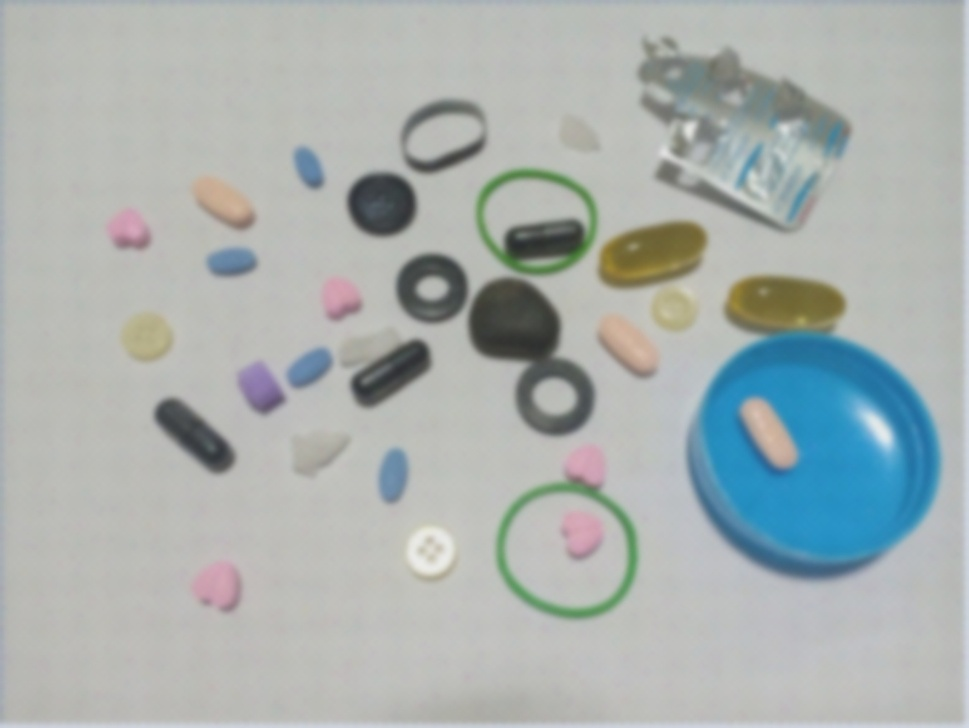
#> input picture midterm/mediBlue .jpg, 969 x 728 px, shrunk from 1348 x 1013 before the run, given in place of the camera
$ python test_room_020922.py
#> lines starting #> are read from the running program, lines starting #| are printed output that depends on the picture; after the words box and inside, x2 and y2 are one past the last pixel; in counts of white or black regions, pixels touching at a corner belong together
import cv2
import numpy as np

def main():
    vid = cv2.VideoCapture(0)

    while(True):

        ret, frame = vid.read()
#> frame is the input picture: shape (728, 969, 3); mean B, G, R 175.1, 176.6, 169.4
        hsv = cv2.cvtColor(frame, cv2.COLOR_BGR2HSV) # Convert to HSV
#> hsv: shape (728, 969, 3); mean H, S, V 53.8, 23.7, 181.1
        grey = cv2.cvtColor(frame, cv2.COLOR_BGR2GRAY) # Convert to grayscale color representation
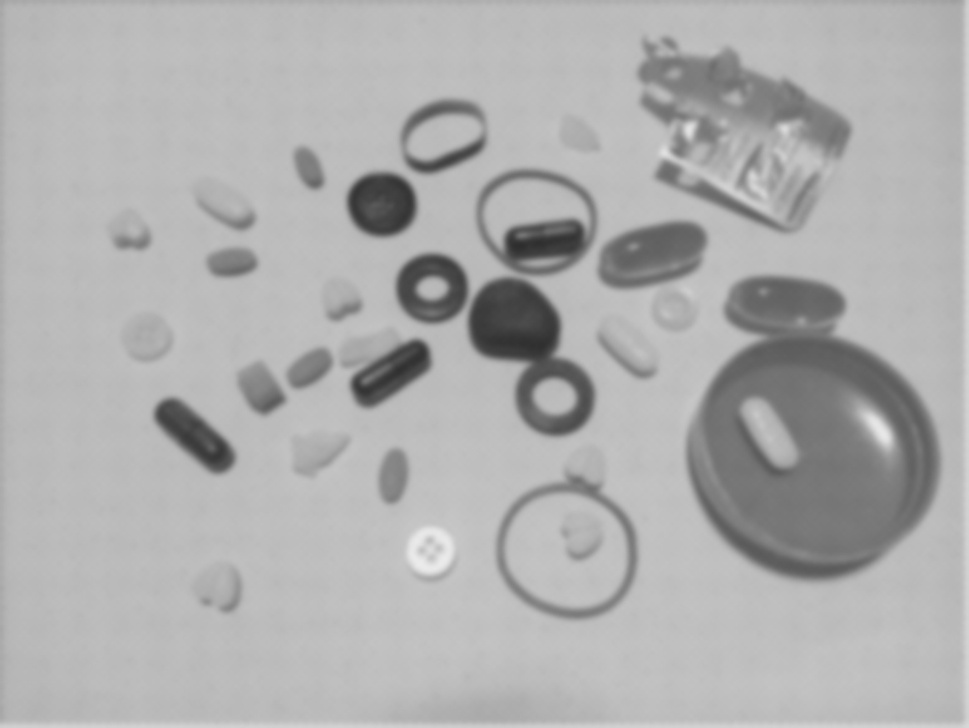
#> grey: shape (728, 969); min 45, max 236, mean 174.3

        mask_greensoft = cv2.inRange(hsv, (90, 10, 100), (105, 255, 255)) # Given a range of values from HSV min and max values divided 2
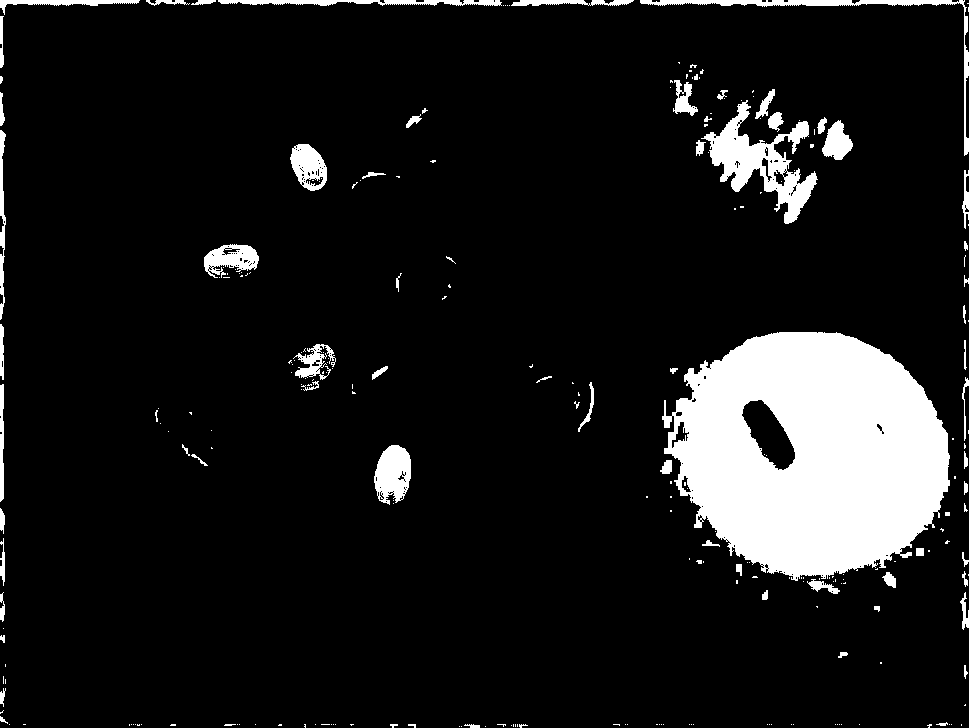
#> mask_greensoft: shape (728, 969); 10.2% white; 258 white regions (189 under 20 px), largest, box (x1, y1, x2, y2) and area: (662, 332, 950, 581) 51233, (701, 100, 818, 224) 4815, (640, 0, 969, 156) 1963
        #mask_pink = cv2.inRange(hsv, (150, 10, 100), (165, 255, 255))

        target = cv2.bitwise_and(frame, frame, mask=mask_greensoft)
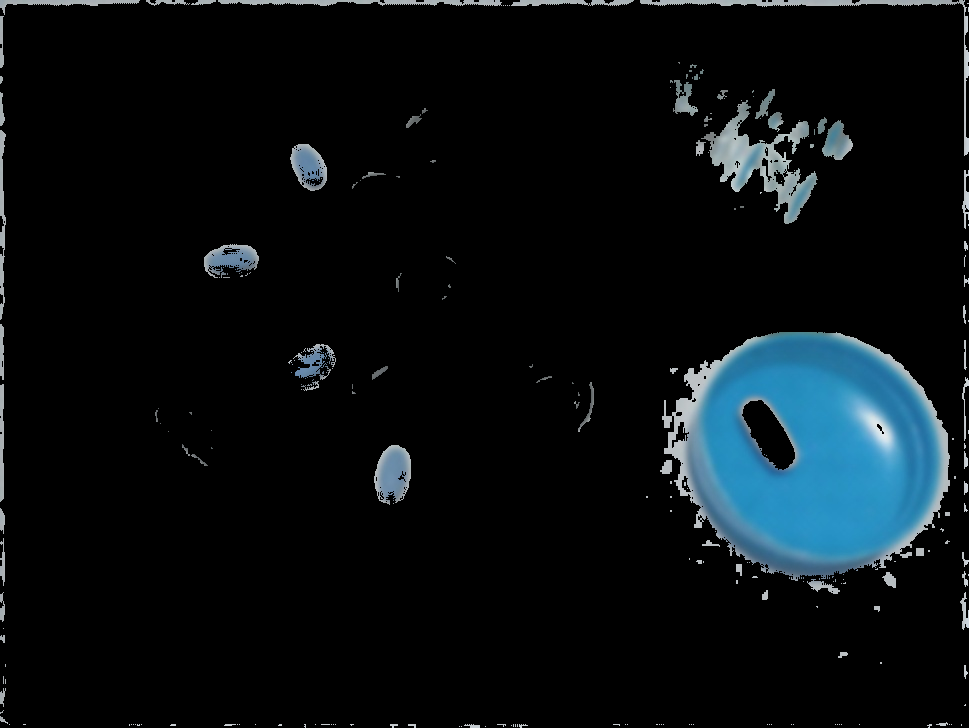
#> target: shape (728, 969, 3); mean B, G, R 18.3, 15.3, 9.2
        #target2 = cv2.bitwise_and(frame, frame, mask=mask_pink)

        edges = cv2.Canny(grey, 50, 100) # edges detection
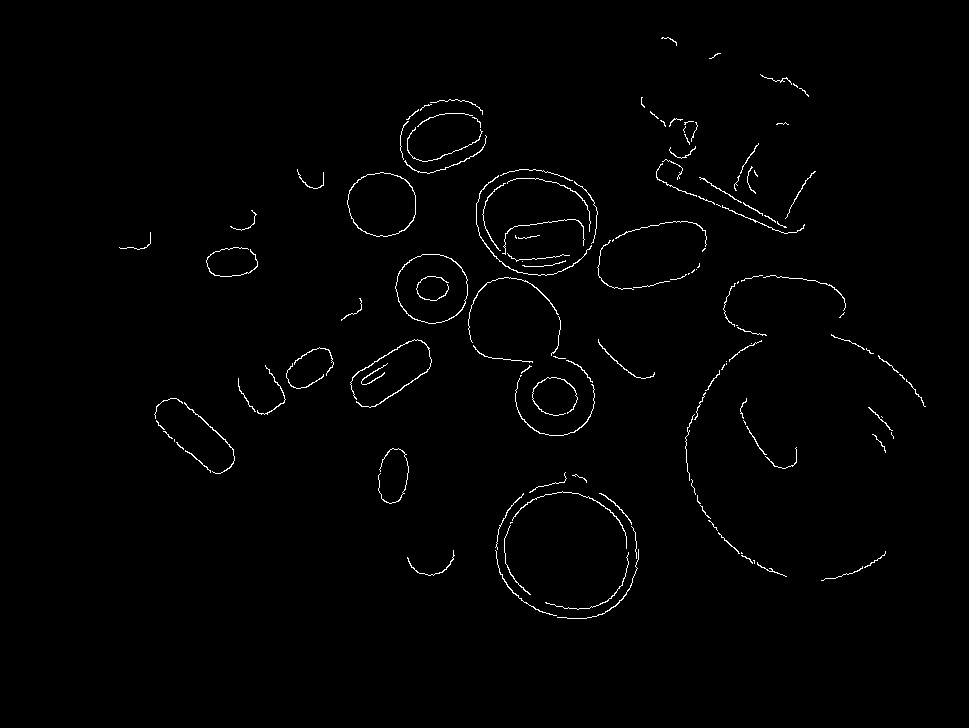
#> edges: shape (728, 969); 1% white in thin lines or dots, all inside (x1, y1, x2, y2) = (119, 37, 926, 619)
        output = np.hstack((grey, edges)) # Sort arrays grey and edges
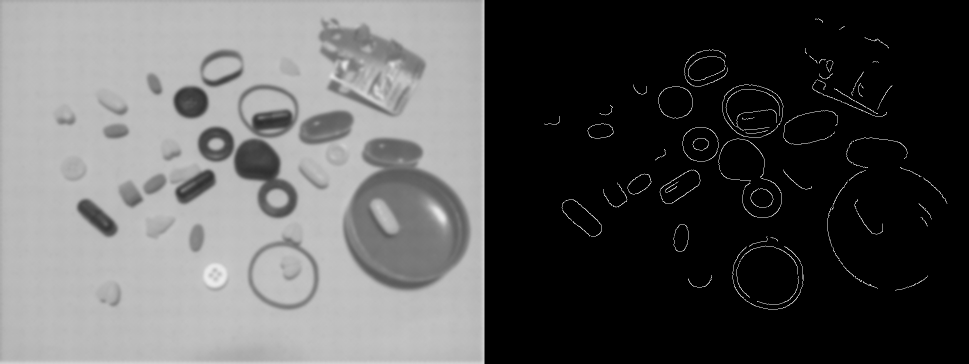
#> output: shape (728, 1938) (shown at 1/2 size); min 0, max 255, mean 88.5

        #*Display the resulting frame
        cv2.imshow('frame', target)  # Display the outpur variable

        # cv2.imshow('frame2', target2)

        if cv2.waitKey(1) & 0xFF == ord('q'):
#> (key q is pressed here)
            break

    vid.release()

    cv2.destroyAllWindows()

if __name__ == '__main__':
    main()
